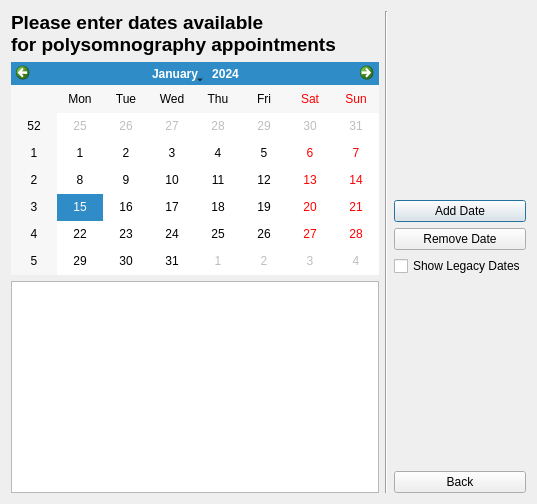
<?xml version="1.0" encoding="UTF-8"?>
<ui version="4.0">
 <class>Dialog</class>
 <widget class="QDialog" name="Dialog">
  <property name="geometry">
   <rect>
    <x>0</x>
    <y>0</y>
    <width>537</width>
    <height>504</height>
   </rect>
  </property>
  <property name="windowTitle">
   <string>Dialog</string>
  </property>
  <layout class="QHBoxLayout" name="horizontalLayout_2">
   <item>
    <layout class="QHBoxLayout" name="horizontalLayout">
     <item>
      <layout class="QVBoxLayout" name="verticalLayout">
       <item>
        <widget class="QLabel" name="label">
         <property name="text">
          <string>&lt;html&gt;&lt;head/&gt;&lt;body&gt;&lt;p&gt;&lt;span style=&quot; font-size:14pt; font-weight:600;&quot;&gt;Please enter dates available &lt;br/&gt;for polysomnography appointments&lt;/span&gt;&lt;/p&gt;&lt;/body&gt;&lt;/html&gt;</string>
         </property>
        </widget>
       </item>
       <item>
        <widget class="QCalendarWidget" name="calendarDatesSelect"/>
       </item>
       <item>
        <widget class="QListWidget" name="listAllDates"/>
       </item>
      </layout>
     </item>
     <item>
      <widget class="Line" name="line">
       <property name="orientation">
        <enum>Qt::Vertical</enum>
       </property>
      </widget>
     </item>
     <item>
      <layout class="QVBoxLayout" name="verticalLayout_2">
       <item>
        <spacer name="verticalSpacer_2">
         <property name="orientation">
          <enum>Qt::Vertical</enum>
         </property>
         <property name="sizeHint" stdset="0">
          <size>
           <width>20</width>
           <height>17</height>
          </size>
         </property>
        </spacer>
       </item>
       <item>
        <widget class="QPushButton" name="btnAddDate">
         <property name="text">
          <string>Add Date</string>
         </property>
        </widget>
       </item>
       <item>
        <widget class="QPushButton" name="btnRemoveDate">
         <property name="text">
          <string>Remove Date</string>
         </property>
        </widget>
       </item>
       <item>
        <widget class="QCheckBox" name="chkShowLegacy">
         <property name="text">
          <string>Show Legacy Dates</string>
         </property>
        </widget>
       </item>
       <item>
        <spacer name="verticalSpacer">
         <property name="orientation">
          <enum>Qt::Vertical</enum>
         </property>
         <property name="sizeHint" stdset="0">
          <size>
           <width>20</width>
           <height>40</height>
          </size>
         </property>
        </spacer>
       </item>
       <item>
        <widget class="QPushButton" name="btnBack">
         <property name="text">
          <string>Back</string>
         </property>
        </widget>
       </item>
      </layout>
     </item>
    </layout>
   </item>
  </layout>
 </widget>
 <resources/>
 <connections/>
</ui>
